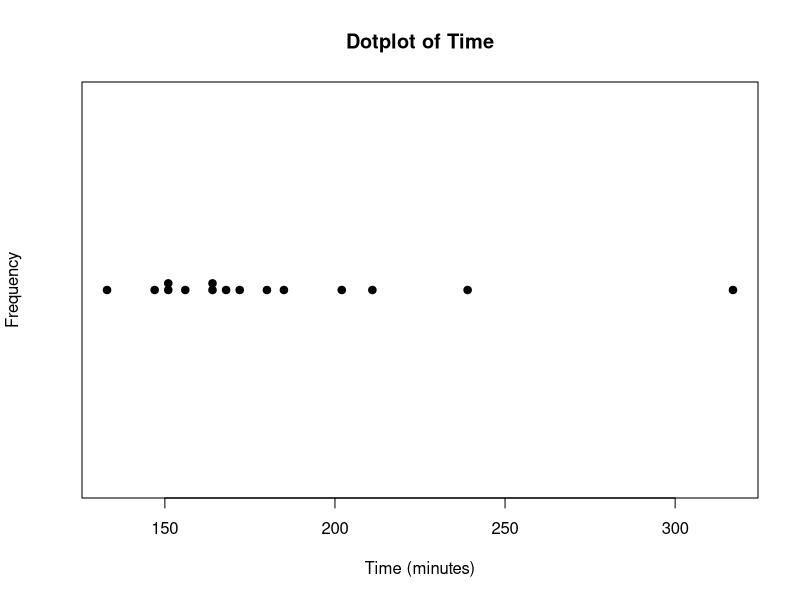
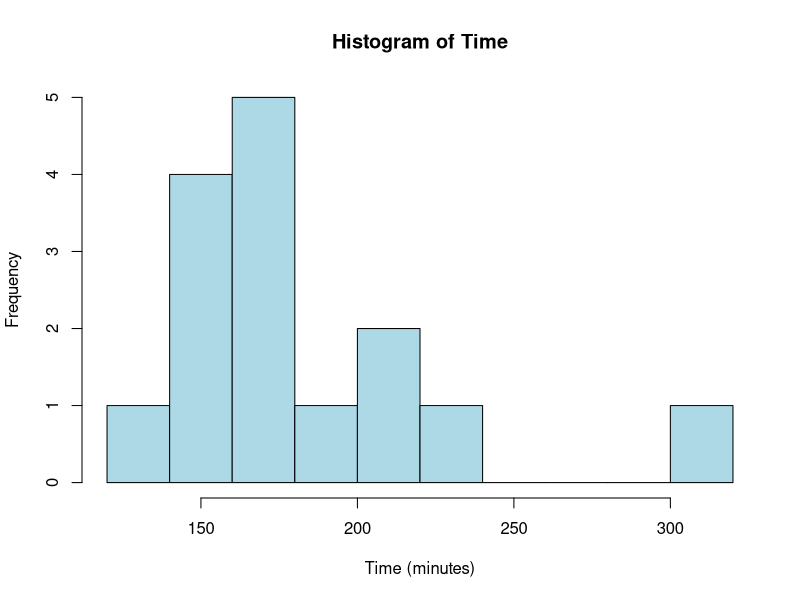
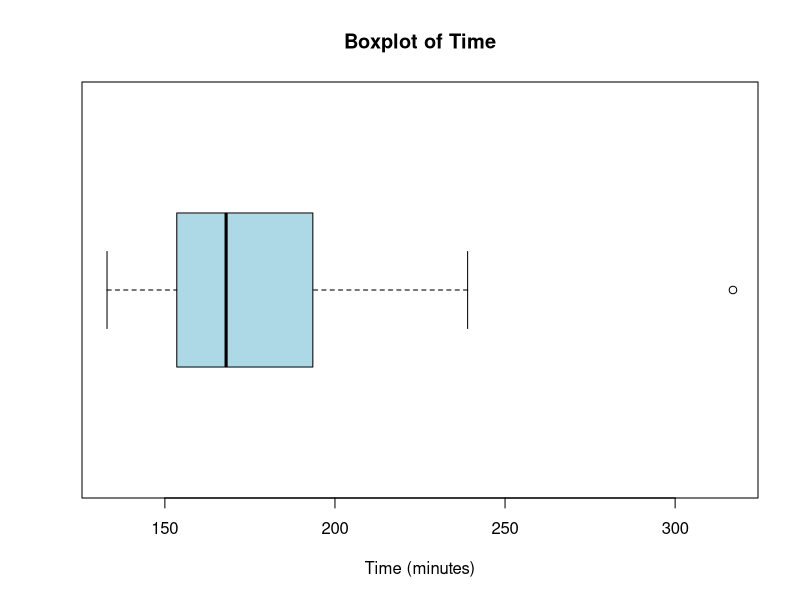
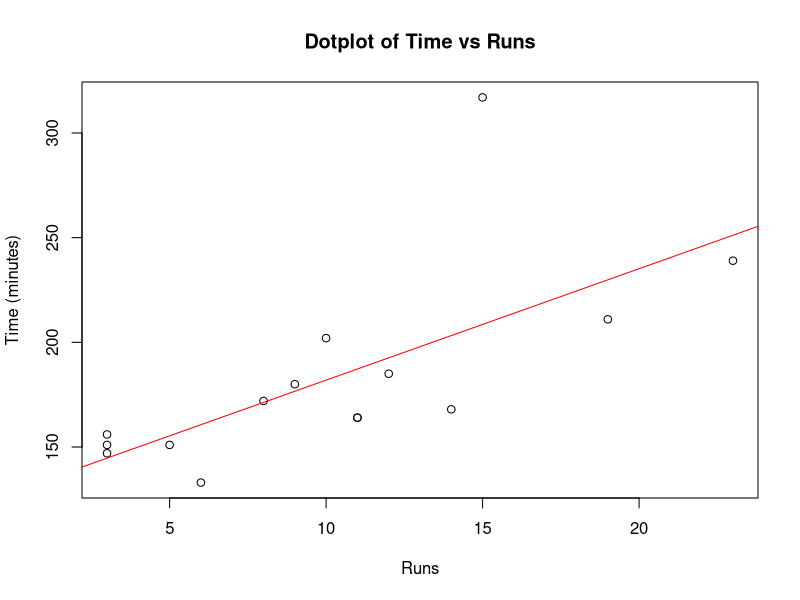
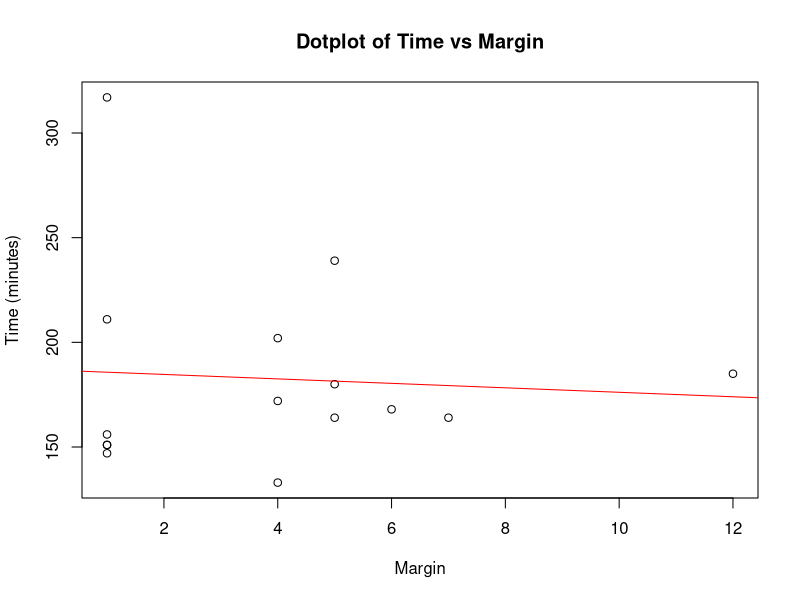
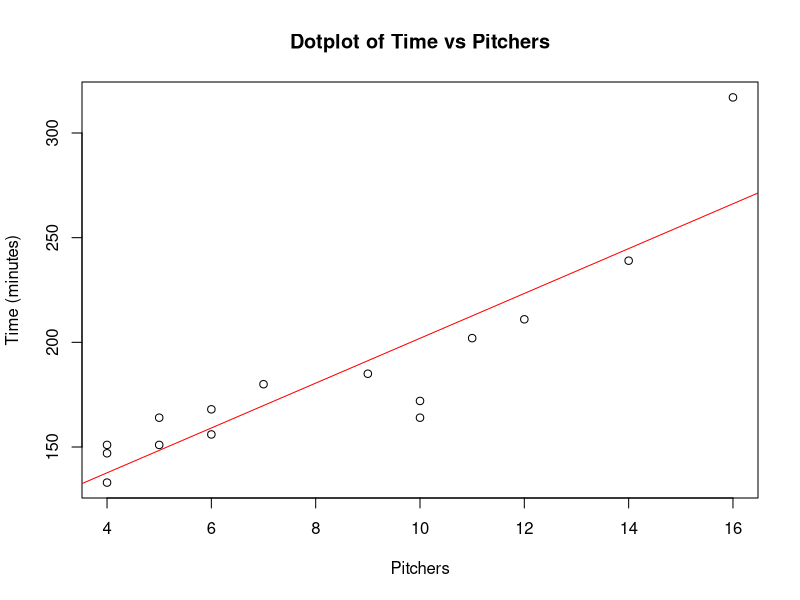
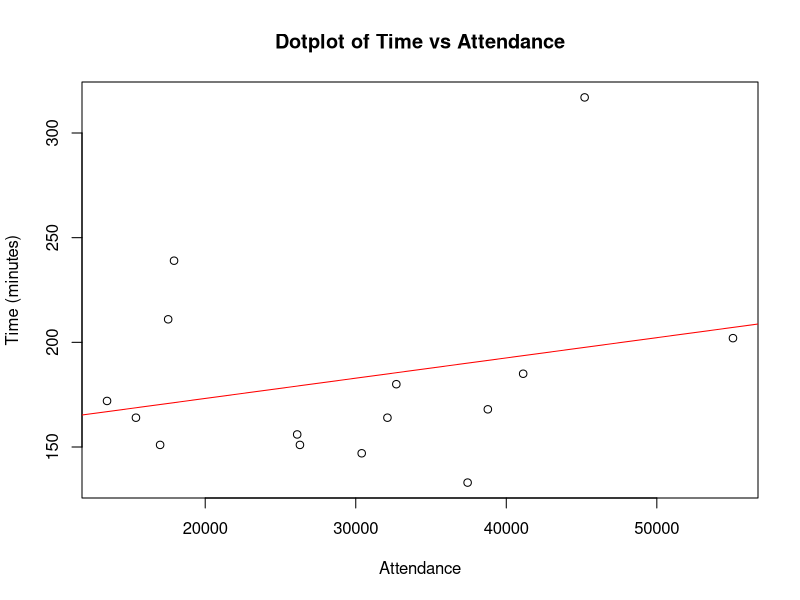
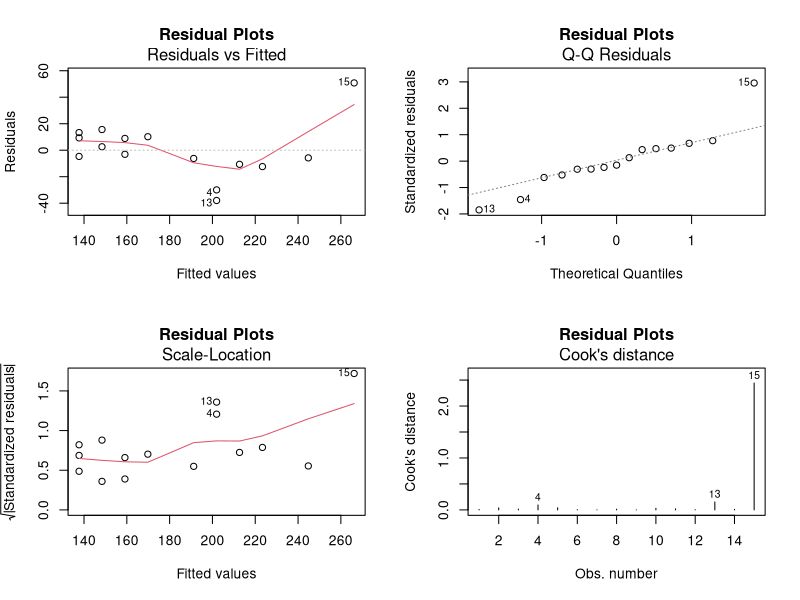

The R source for these figures, in order:
## ---- chunk 1
baseball <- read.csv("../data/BaseballTimes.csv")
attach(baseball)
## ---- chunk 2
stripchart(Time, method = "stack", main = "Dotplot of Time", xlab = "Time (minutes)", ylab = "Frequency", pch = 19, col = "black")
hist(Time, main = "Histogram of Time", xlab = "Time (minutes)", col = "lightblue", breaks = 10)
boxplot(Time, main = "Boxplot of Time", xlab = "Time (minutes)", col = "lightblue", horizontal = TRUE)
## ---- chunk 3
summary(Time)
## ---- chunk 4
IQR <- IQR(Time)
outliers <- Time[Time < (quantile(Time)[2] - 1.5 * IQR) | Time > (quantile(Time)[4] + 1.5 * IQR)]
outliers
## ---- chunk 5
plot(Runs, Time, main = "Dotplot of Time vs Runs", xlab = "Runs", ylab = "Time (minutes)")
abline(lm(Time ~ Runs), col = "red")

plot(Margin, Time, main = "Dotplot of Time vs Margin", xlab = "Margin", ylab = "Time (minutes)")
abline(lm(Time ~ Margin), col = "red")

plot(Pitchers, Time, main = "Dotplot of Time vs Pitchers", xlab = "Pitchers", ylab = "Time (minutes)")
abline(lm(Time ~ Pitchers), col = "red")

plot(Attendance, Time, main = "Dotplot of Time vs Attendance", xlab = "Attendance", ylab = "Time (minutes)")
abline(lm(Time ~ Attendance), col = "red")
## ---- chunk 6
time.lm <- lm(Time ~ Pitchers, data = baseball)
coef(time.lm)
## ---- chunk 7
par(mfrow = c(2, 2))
plot(time.lm, which = 1:4, main = "Residual Plots")
## ---- chunk 8
residuals <- residuals(time.lm)
max_residual <- which.max(abs(residuals))
baseball[max_residual, ]
## ---- chunk 9
baseball_no_outlier <- baseball[-max_residual, ]
time.lm_no_outlier <- lm(Time ~ Pitchers, data = baseball_no_outlier)
coef(time.lm_no_outlier)
par(mfrow = c(2, 2))
plot(time.lm_no_outlier, which = 1:4, main = "Residual Plots (No Outlier)")
